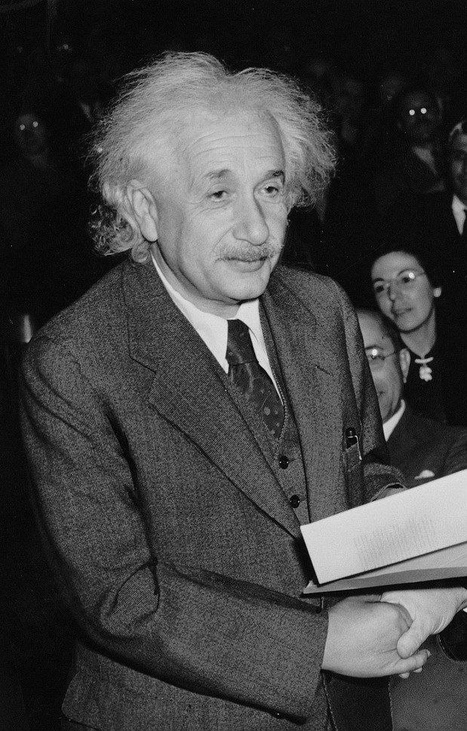
#> input picture alberteinstein.jpg, 467 x 731 px, shrunk from 619 x 970 before the run, found by its file name
$ jupyter execute SIFT.ipynb
#> lines starting #> are read from the running program, lines starting #| are printed output that depends on the picture
<a href="https://colab.research.google.com/github/Aya-Elgammal/computer_vision-/blob/main/SIFT.ipynb" target="_parent"></a>

[cell 1]
import cv2
import numpy as np
import matplotlib.pyplot as plt

[cell 2]
def match_images(img1, img2):
    # Convert images to grayscale
    gray1 = cv2.cvtColor(img1, cv2.COLOR_BGR2GRAY)
    gray2 = cv2.cvtColor(img2, cv2.COLOR_BGR2GRAY)

    # Initialize SIFT detector
    sift = cv2.SIFT_create()

    # Find keypoints and descriptors with SIFT
    keypoints1, descriptors1 = sift.detectAndCompute(gray1, None)
    keypoints2, descriptors2 = sift.detectAndCompute(gray2, None)

    # Create a BFMatcher object
    bf = cv2.BFMatcher(cv2.NORM_L2, crossCheck=True)

    # Match descriptors
    matches = bf.match(descriptors1, descriptors2)

    # Sort matches by distance
    matches = sorted(matches, key=lambda x: x.distance)

    # Draw the matches on the images
    matched_img = cv2.drawMatches(img1, keypoints1, img2, keypoints2, matches[:10], None, flags=cv2.DrawMatchesFlags_NOT_DRAW_SINGLE_POINTS)

    return matched_img

img1 = cv2.imread('/content/sample_data/alberteinstein.jpg')
#> img1 is the input picture: shape (731, 467, 3); min 0, max 241, mean 65.5
img2 = cv2.imread('/content/sample_data/albert-einstein group .jpg')
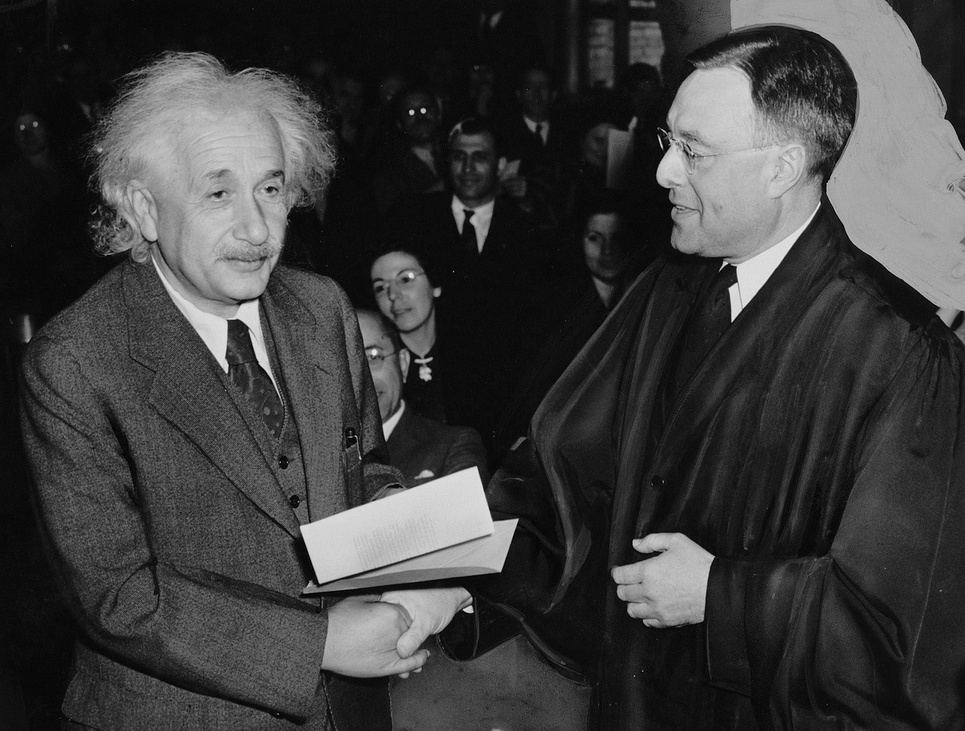
#> input picture albert-einstein group .jpg, 965 x 731 px, shrunk from 1280 x 970 before the run, found by its file name
#> img2 is the input picture: shape (731, 965, 3); min 0, max 235, mean 60.8
matched_image = match_images(img1, img2)
#> in match_images, `keypoints1, descriptors1 = sift.detectAndCompute(gray1, None)`: keypoints1 = 961 keypoints; strongest (x, y, size): (423, 111, 3.4), (425, 374, 8), (207, 165, 129.9), (374, 352, 4.3)
#> in match_images, `keypoints2, descriptors2 = sift.detectAndCompute(gray2, None)`: keypoints2 = 1641 keypoints; strongest (x, y, size): (423, 111, 3.4), (411, 112, 3.4), (670, 579, 57.3), (469, 610, 5)
#> in match_images, `matches = bf.match(descriptors1, descriptors2)`: matches = 721 matches
#> in match_images, `matched_img = cv2.drawMatches(img1, keypoints1, img2, keypoints2, matc..`:
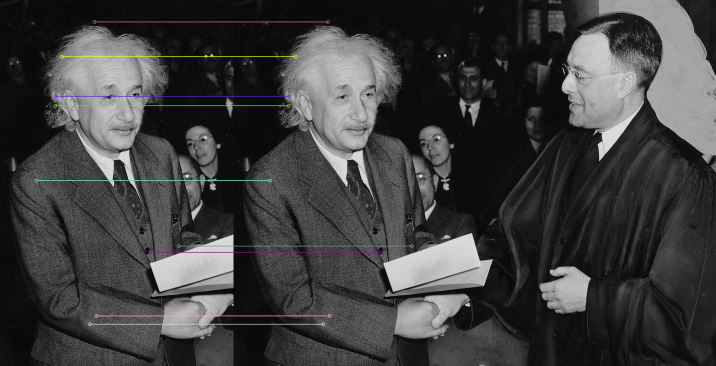
#> matched_img: shape (731, 1432, 3) (shown at 1/2 size); mean B, G, R 62.7, 62.8, 62.9

matched_image_rgb = cv2.cvtColor(matched_image, cv2.COLOR_BGR2RGB)

# Display the matched image using Matplotlib
plt.figure(figsize=(10, 5))
plt.imshow(matched_image_rgb)
plt.axis('off')  # Hide axis
plt.title('Matched Keypoints')
plt.show()
